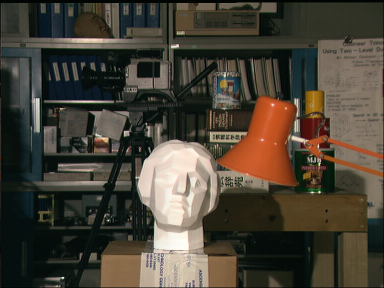
#> input picture tests/left_image.ppm, 384 x 288 px
$ python depth_map.py
#> lines starting #> are read from the running program, lines starting #| are printed output that depends on the picture; after the words box and inside, x2 and y2 are one past the last pixel; in counts of white or black regions, pixels touching at a corner belong together
import cv2
import numpy as np
import matplotlib.pyplot as plt

def compute_depth_map_with_bm(left_image, right_image, focal_length, baseline, num_disparities=16 * 10, block_size=15):
  """
  Computes a depth map using the StereoBM algorithm and calculates the minimal distance.

  :param left_image: Grayscale image from the left camera.
  :param right_image: Grayscale image from the right camera.
  :param focal_length: Focal length of the stereo cameras in pixels.
  :param baseline: Distance between the two cameras in meters.
  :param num_disparities: Maximum disparity minus minimum disparity. Must be divisible by 16.
  :param block_size: Size of the matching block. Must be an odd number >= 5.
  :return: Disparity map (disparity map), normalized disparity map, and minimal distance.
  """
  # Validate inputs
  if len(left_image.shape) != 2 or len(right_image.shape) != 2:
    raise ValueError("Both left_image and right_image must be grayscale (2D arrays).")

  # Create StereoBM object
  stereo = cv2.StereoBM_create(
    numDisparities=num_disparities,  # Number of disparities (must be divisible by 16)
    blockSize=block_size  # Size of the matching block
  )

  # Preprocess images with histogram equalization
  left_image = cv2.equalizeHist(left_image)
  right_image = cv2.equalizeHist(right_image)

  # Compute disparity map
  disparity = stereo.compute(left_image, right_image).astype(np.float32) / 16.0

  # Compute depth from disparity
  depth = np.zeros_like(disparity, dtype=np.float32)
  valid_disparity_mask = disparity > 0  # Disparity must be positive
  depth[valid_disparity_mask] = (focal_length * baseline) / disparity[valid_disparity_mask]

  # Calculate minimal distance
  min_distance = np.min(depth[valid_disparity_mask]) if np.any(valid_disparity_mask) else None

  # Normalize the disparity map for visualization
  disparity_normalized = cv2.normalize(disparity, None, alpha=0, beta=255, norm_type=cv2.NORM_MINMAX)
  disparity_normalized = np.uint8(disparity_normalized)

  return disparity, disparity_normalized, min_distance


def display_results_with_distance(left_image, right_image, disparity_normalized, min_distance):
  """
  Displays the left image, right image, and disparity map with a gradient representation.

  :param left_image: Grayscale image from the left camera.
  :param right_image: Grayscale image from the right camera.
  :param disparity_normalized: Normalized disparity map for visualization.
  :param min_distance: Minimal distance computed from the depth map.
  """
  fig, axes = plt.subplots(1, 3, figsize=(18, 6))

  # Display the left image
  axes[0].imshow(left_image, cmap="gray")
  axes[0].set_title("Left Image")
  axes[0].axis("off")

  # Display the right image
  axes[1].imshow(right_image, cmap="gray")
  axes[1].set_title("Right Image")
  axes[1].axis("off")

  # Display the disparity map with a gradient (plasma colormap)
  disparity_plot = axes[2].imshow(disparity_normalized, cmap="plasma")
  axes[2].set_title(f"Depth Map (Min Distance: {min_distance:.2f}m)" if min_distance else "Depth Map")
  axes[2].axis("off")

  # Add a color bar for the disparity map
  fig.colorbar(disparity_plot, ax=axes[2], fraction=0.03, pad=0.04, label="Relative Depth")

  plt.tight_layout()
  plt.show()


def main():
  # Load the rectified left and right images in grayscale
  left_image_path = "./left_image.ppm"
  right_image_path = "./right_image.ppm"

  left_image = cv2.imread(left_image_path, cv2.IMREAD_GRAYSCALE)
#> left_image: shape (288, 384); min 0, max 253, mean 67.2
  right_image = cv2.imread(right_image_path, cv2.IMREAD_GRAYSCALE)
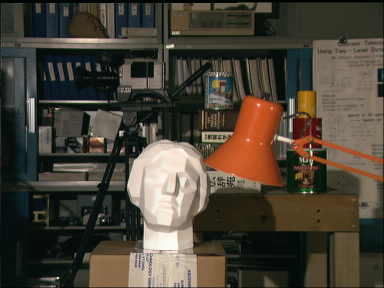
#> input picture tests/right_image.ppm, 384 x 288 px
#> right_image: shape (288, 384); min 0, max 253, mean 67.9

  if left_image is None or right_image is None:
    raise FileNotFoundError("Could not load left or right images. Check the file paths.")

  # Camera parameters
  # Assuming Canon PowerShot A620 7.1MP Digital Camera
  focal_length = 3124  # Example focal length in pixels
  baseline = 0.12  # Example baseline in meters (distance between cameras)

  # Compute the depth map using StereoBM
  num_disparities = 128  # Must be divisible by 16
  block_size = 15  # Block size for matching
  disparity, disparity_normalized, min_distance = compute_depth_map_with_bm(
    left_image, right_image, focal_length, baseline, num_disparities, block_size
  )
#> in compute_depth_map_with_bm, `left_image = cv2.equalizeHist(left_image)`:
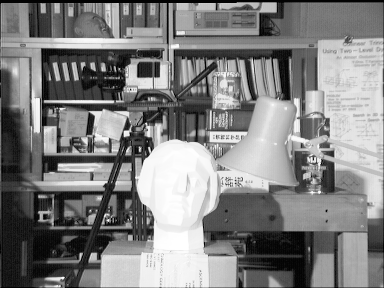
#> left_image: shape (288, 384); min 0, max 255, mean 128.6
#> in compute_depth_map_with_bm, `right_image = cv2.equalizeHist(right_image)`:
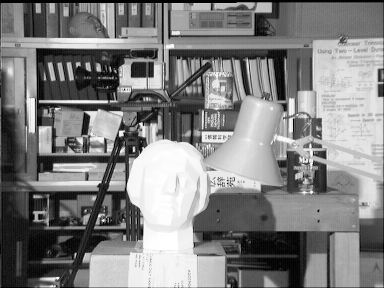
#> right_image: shape (288, 384); min 0, max 255, mean 128.6
#> in compute_depth_map_with_bm, `disparity = stereo.compute(left_image, right_image).astype(np.float32)..`:
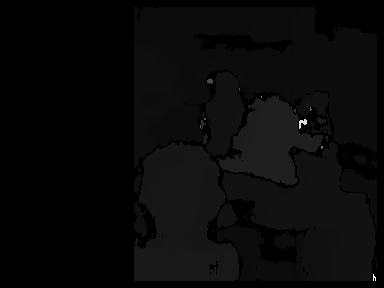
#> disparity: shape (288, 384) float32; min -1, max 126.4, mean 3.5; drawn with min black and max white
#> in compute_depth_map_with_bm, `valid_disparity_mask = disparity > 0`:
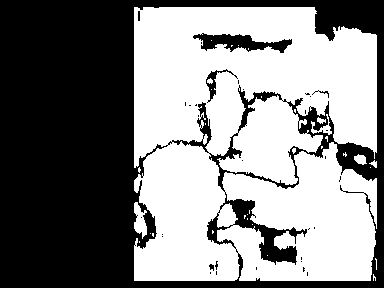
#> valid_disparity_mask: shape (288, 384) bool; 51.9% white; 33 black regions (27 under 20 px), largest, box (x1, y1, x2, y2) and area: (0, 0, 384, 288) 51816, (193, 33, 292, 53) 988, (206, 69, 238, 103) 208, (312, 90, 329, 98) 28, (209, 264, 214, 271) 23, (138, 11, 140, 21) 20
#> in compute_depth_map_with_bm, `depth[valid_disparity_mask] = (focal_length * baseline) / disparity[va..`:
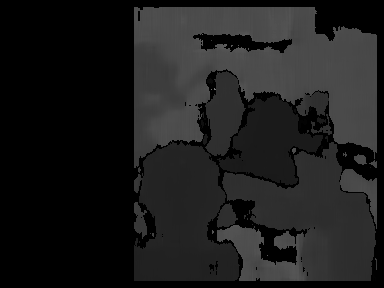
#> depth: shape (288, 384) float32; min 0, max 120, mean 29.1
#> in compute_depth_map_with_bm, `min_distance = np.min(depth[valid_disparity_mask]) if np.any(valid_dis..`: min_distance = 2.97
#> min_distance = 2.97

  # Display the results using Matplotlib
  display_results_with_distance(left_image, right_image, disparity_normalized, min_distance)
#> in display_results_with_distance, `plt.show()`:
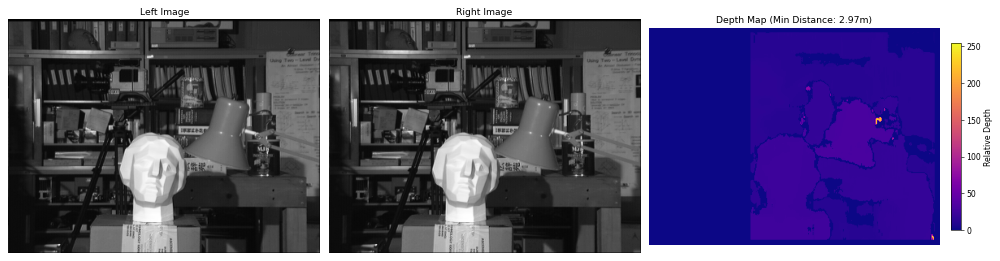
#> figure drawn by matplotlib, 4 panels


if __name__ == "__main__":
  main()
